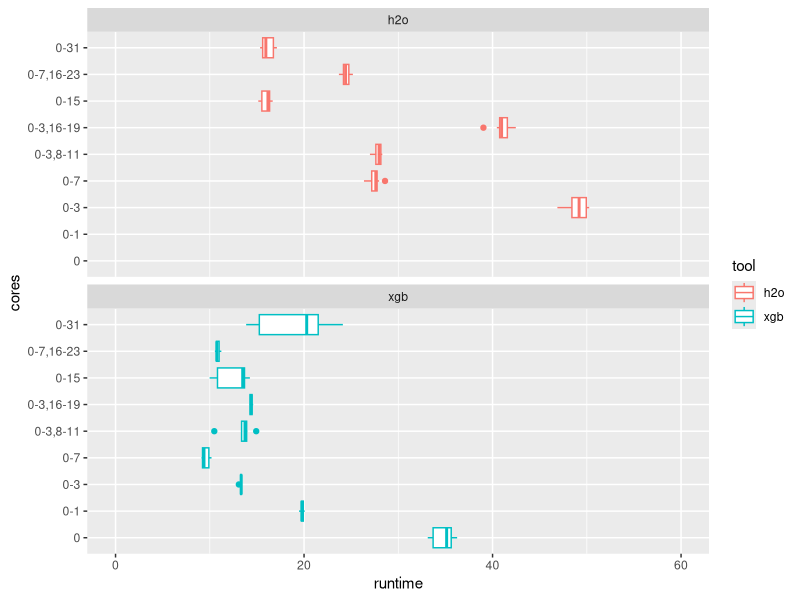
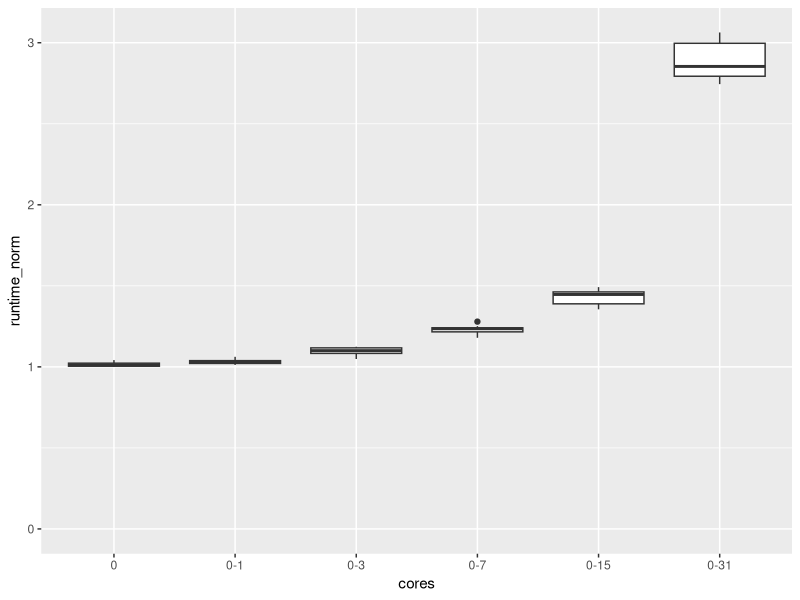
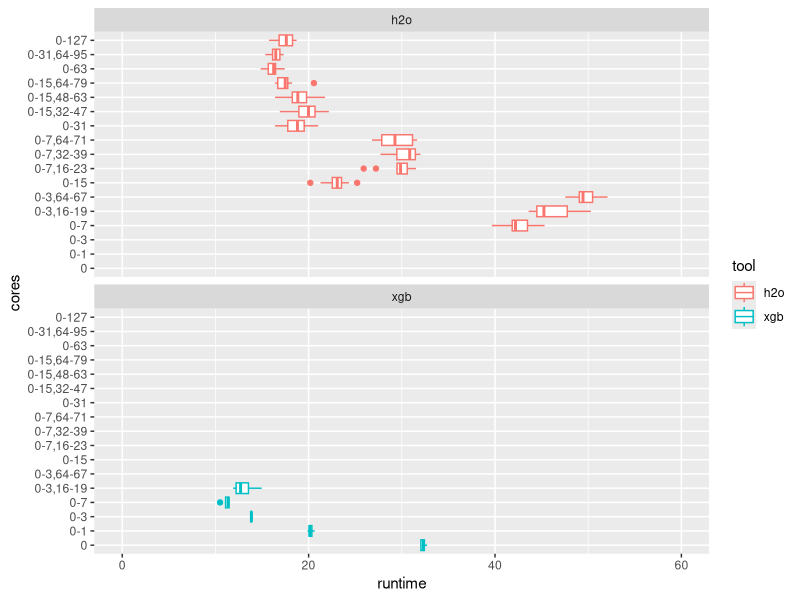
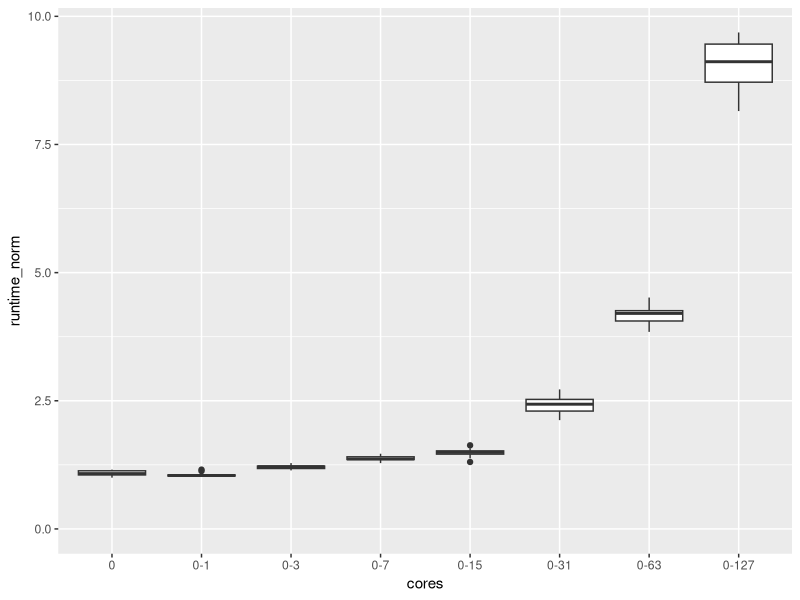
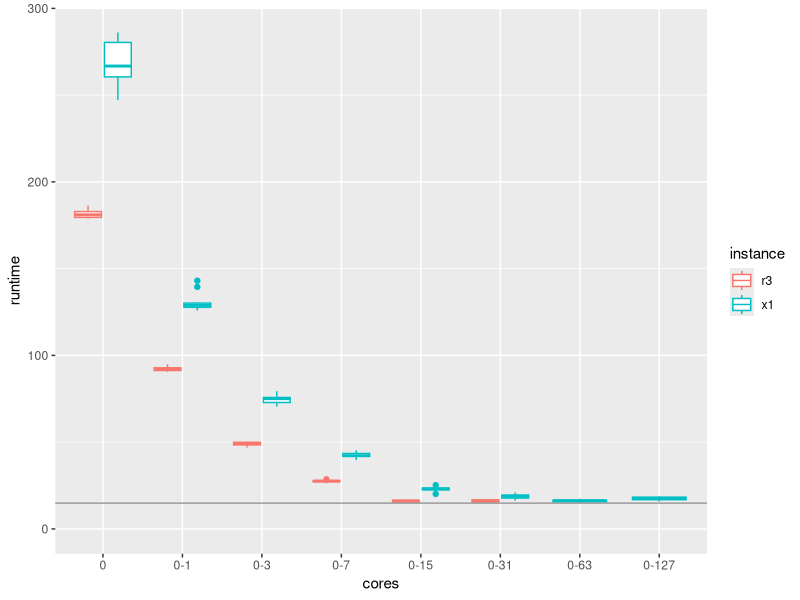
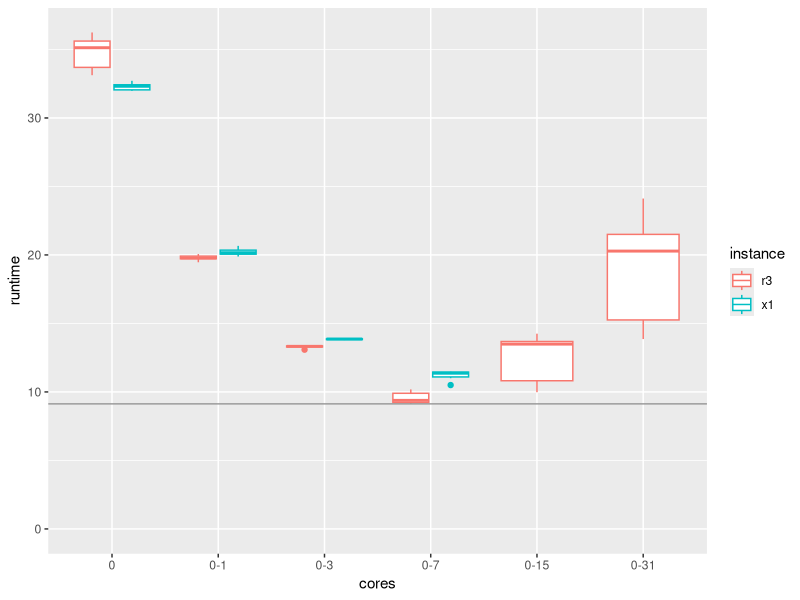

Recreate these plots in R, in order.
## ---- chunk 1

library(tidyverse)

d <- read_delim("res.csv", delim=":", 
        col_names = c("instance","tool","ncores","cores","runtime")) 

## ---- chunk 2

cores_order_r3 <- d %>% filter(instance=="r3") %>% arrange(ncores) %>% .[["cores"]] %>% unique

d %>% filter(instance=="r3") %>% 
  mutate(cores=factor(cores, levels=cores_order_r3)) %>% 
  ggplot() + geom_boxplot(aes(x = cores, y = runtime, color = tool)) + ylim(c(0,60)) +
  coord_flip() + facet_wrap(~ tool, ncol=1)

## ---- chunk 3

d %>% filter(instance=="r3", tool=="h2o") %>% 
  mutate(cores=factor(cores, levels=cores_order_r3)) %>% 
  filter(!grepl(",",cores)) %>% 
  mutate(runtime_norm = runtime*ncores/min(runtime*ncores)) %>% 
  ggplot() + geom_boxplot(aes(x = cores, y = runtime_norm)) + ylim(c(0,NA))

## ---- chunk 4

cores_order_x1 <- d %>% filter(instance=="x1") %>% arrange(ncores) %>% .[["cores"]] %>% unique

d %>% filter(instance=="x1") %>% 
  mutate(cores=factor(cores, levels=cores_order_x1)) %>% 
  ggplot() + geom_boxplot(aes(x = cores, y = runtime, color = tool)) + ylim(c(0,60)) +
  coord_flip() + facet_wrap(~ tool, ncol=1)

## ---- chunk 5

d %>% filter(instance=="x1", tool=="h2o") %>% 
  mutate(cores=factor(cores, levels=cores_order_x1)) %>% 
  filter(!grepl(",",cores)) %>% 
  mutate(runtime_norm = runtime*ncores/min(runtime*ncores)) %>% 
  ggplot() + geom_boxplot(aes(x = cores, y = runtime_norm)) + ylim(c(0,NA))

## ---- chunk 6

cores_order <- d %>% arrange(ncores) %>% .[["cores"]] %>% unique

d %>% filter(tool=="h2o") %>% 
  mutate(cores=factor(cores, levels=cores_order)) %>% 
  filter(!grepl(",",cores)) %>% 
  ggplot() + geom_boxplot(aes(x = cores, y = runtime, color = instance)) +
  ylim(c(0,NA)) + geom_hline(aes(yintercept = min(runtime)), color = "grey60")

d %>% filter(tool=="xgb") %>% 
  mutate(cores=factor(cores, levels=cores_order)) %>% 
  filter(!grepl(",",cores)) %>% 
  ggplot() + geom_boxplot(aes(x = cores, y = runtime, color = instance)) +
  ylim(c(0,NA)) + geom_hline(aes(yintercept = min(runtime)), color = "grey60")

